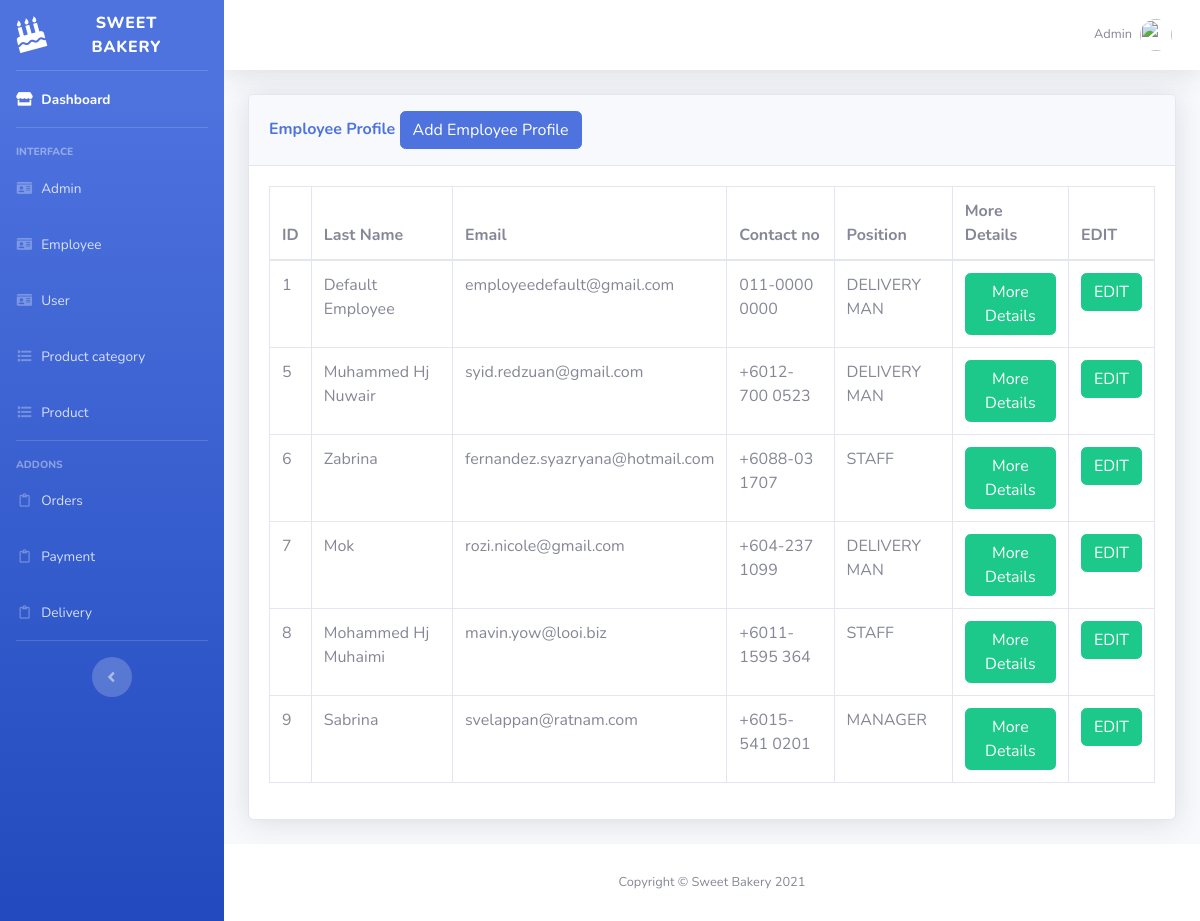
Page /admin/employee.php on the committed database.
### tables this page shows
CREATE TABLE `employee` (
  `employee_id` int(11) NOT NULL,
  `employee_fname` varchar(255) NOT NULL,
  `employee_lname` varchar(255) NOT NULL,
  `employee_address` varchar(255) NOT NULL,
  `employee_city` varchar(255) NOT NULL DEFAULT '',
  `employee_state` varchar(255) NOT NULL DEFAULT '',
  `employee_postcode` varchar(255) NOT NULL DEFAULT '',
  `employee_email` varchar(50) NOT NULL,
  `employee_contact_no` char(14) NOT NULL,
  `employee_password` char(20) NOT NULL,
  `employee_position_title` char(50) DEFAULT 'STAFF',
  `employee_salary` decimal(10,2) NOT NULL DEFAULT 1200.00,
  `employee_status` char(255) DEFAULT NULL
);

### admin/employee.php (the view, shortened to what this page needs)
<?php
include('includes/header.php');
include('includes/navbar.php');
$result = mysqli_query($connect,"SELECT * FROM employee");
?>
<div class="container-fluid">
<div class="card shadow mb-4">
  <div class="card-header py-3">
    <h6 class="m-0 font-weight-bold text-primary">Employee Profile
            <button type="button" class="btn btn-primary" data-toggle="modal" data-target="#addadminprofile">
              Add Employee Profile
            </button>
    </h6>
  </div>
  <div class="card-body">
    <div class="table-responsive">
      <table class="table table-bordered" id="dataTable" width="100%" cellspacing="0">
        <thead>
          <tr>
            <th>ID </th>
            <th>Last Name </th>
            <th>Email </th>
            <th>Contact no </th>
            <th>Position </th>
			<th>More Details </th>
            <th>EDIT </th>
          </tr>
        </thead>
        <tbody>
		  <?php
		    if(mysqli_num_rows($result)>0){
				while($row = mysqli_fetch_assoc($result)){
				  ?>
				  <tr>
					<td><?php echo $row['employee_id'];?></td>
					<td><?php echo $row['employee_lname'];?></td>
					<td><?php echo $row['employee_email'];?></td>
					<td><?php echo $row['employee_contact_no'];?></td>
					<td><?php echo $row['employee_position_title'];?></td>
					<td>
					  <form action="employee_details.php?view&empid=<?php echo $row['employee_id']; ?>" method="post">
						<button type="submit" name="details_btn" class="btn btn-success"> More Details</button>
					  </form>
					</td>
					<td>
					  <form action="employee_edit.php?edit&empid=<?php echo $row['employee_id']; ?>" method="post">
						<button type="submit" name="edit_btn" class="btn btn-success"> EDIT</button>
					  </form>
					</td>
				  </tr>
			<?php
				}
			}
		  ?>
        </tbody>
      </table>
    </div>
  </div>
</div>
</div>
<?php
include('includes/footer.php');
?>

### admin/includes/header.php (shortened to what this page needs)
<!DOCTYPE html>
<html lang="en">
<head>
  <link href="vendor/fontawesome-free/css/all.min.css" rel="stylesheet" type="text/css">
  <link href="css/sb-admin-2.min.css" rel="stylesheet">
</head>
<body id="page-top">
  <div id="wrapper">

### admin/includes/navbar.php (shortened to what this page needs)
   <ul class="navbar-nav bg-gradient-primary sidebar sidebar-dark accordion" id="accordionSidebar">
<a class="sidebar-brand d-flex align-items-center justify-content-center" href="index.php">
  <div class="sidebar-brand-icon rotate-n-15">
    <i class="fas fa-birthday-cake"></i>
  </div>
  <div class="sidebar-brand-text mx-3">SWEET BAKERY</div>
</a>
<hr class="sidebar-divider my-0">
<li class="nav-item active">
  <a class="nav-link" href="index.php">
    <i class="fas fa-fw fa-store"></i>
    <span>Dashboard</span></a>
</li>
<hr class="sidebar-divider">
<div class="sidebar-heading">
  Interface
</div>
<li class="nav-item">
  <a class="nav-link" href="admin.php">
    <i class="fas fa-fw fa-id-card"></i>
    <span>Admin</span></a>
</li>
<li class="nav-item">
  <a class="nav-link" href="employee.php">
    <i class="fas fa-fw fa-id-card"></i>
    <span>Employee</span></a>
</li>
<li class="nav-item">
  <a class="nav-link" href="customer.php">
    <i class="fas fa-fw fa-id-card"></i>
    <span>User</span></a>
</li>
<li class="nav-item">
  <a class="nav-link" href="product_category.php">
    <i class="fas fa-fw fa-list"></i>
    <span>Product category</span></a>
</li>
<li class="nav-item">
  <a class="nav-link" href="product.php">
    <i class="fas fa-fw fa-list"></i>
    <span>Product</span></a>
</li>
<hr class="sidebar-divider">
<div class="sidebar-heading">
  Addons
</div>
<li class="nav-item">
  <a class="nav-link" href="orders.php">
    <i class="far fa-fw fa-clipboard"></i>
    <span>Orders</span></a>
</li>
<li class="nav-item">
  <a class="nav-link" href="payment.php">
    <i class="far fa-fw fa-clipboard"></i>
    <span>Payment</span></a>
</li>
<li class="nav-item">
  <a class="nav-link" href="delivery.php">
    <i class="far fa-fw fa-clipboard"></i>
    <span>Delivery</span></a>
</li>
<hr class="sidebar-divider d-none d-md-block">
<div class="text-center d-none d-md-inline">
  <button class="rounded-circle border-0" id="sidebarToggle"></button>
</div>
</ul>
    <div id="content-wrapper" class="d-flex flex-column">
      <div id="content">
        <nav class="navbar navbar-expand navbar-light bg-white topbar mb-4 static-top shadow">
          <ul class="navbar-nav ml-auto">
            <li class="nav-item dropdown no-arrow">
              <a class="nav-link dropdown-toggle" href="#" id="userDropdown" role="button" data-toggle="dropdown" aria-haspopup="true" aria-expanded="false">
                <span class="mr-2 d-none d-lg-inline text-gray-600 small">
               Admin
                </span>
                <img class="img-profile rounded-circle" src="https://source.unsplash.com/QAB-WJcbgJk/60x60">
              </a>
            </li>
          </ul>
        </nav>

### admin/includes/footer.php
      <footer class="sticky-footer bg-white">
        <div class="container my-auto">
          <div class="copyright text-center my-auto">
            <span>Copyright &copy; Sweet Bakery 2021</span>
          </div>
        </div>
      </footer>
      </div>
      </div>
    </div>
</body>
</html>

### rows in the picture
employee: employee_id "1", employee_lname "Default Employee", employee_email "employeedefault@gmail.com", employee_contact_no "011-0000 0000", employee_position_title "DELIVERY MAN"
employee: employee_id "5", employee_lname "Muhammed Hj Nuwair", employee_email "syid.redzuan@gmail.com", employee_contact_no "+6012-700 0523", employee_position_title "DELIVERY MAN"
employee: employee_id "6", employee_lname "Zabrina", employee_email "fernandez.syazryana@hotmail.com", employee_contact_no "+6088-03 1707", employee_position_title "STAFF"
employee: employee_id "7", employee_lname "Mok", employee_email "rozi.nicole@gmail.com", employee_contact_no "+604-237 1099", employee_position_title "DELIVERY MAN"
employee: employee_id "8", employee_lname "Mohammed Hj Muhaimi", employee_email "mavin.yow@looi.biz", employee_contact_no "+6011-1595 364", employee_position_title "STAFF"
employee: employee_id "9", employee_lname "Sabrina", employee_email "svelappan@ratnam.com", employee_contact_no "+6015-541 0201", employee_position_title "MANAGER"
